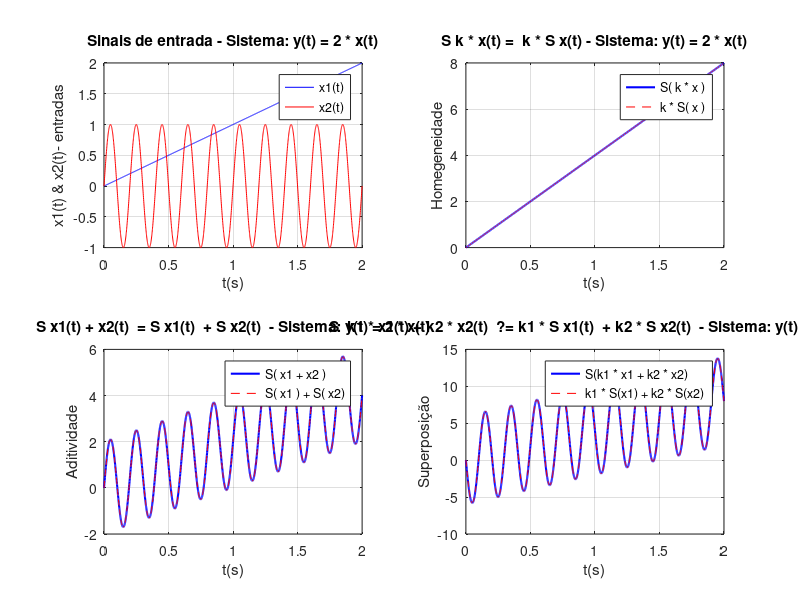

This figure's MATLAB source:
% Script: teste_linearidade_propriedades.m
clear all;
close all;
clc;

t = 0:0.001:2; % eixo dos tempos
x1 = t; % sinal rampa
x2 = sin(10 * pi * t); % sinal senoidal sen(2*pi*f*t) - 5 Hz

% escalares
k1 = 2; k2 = -3;

% definição: y(t) = 2 * x(t)
S = @(x)(2 * x); % função anônima

% teste de homogeneidade (escalamento)
% S( k1 * x1(t) } ?=  k1 * S{ x1(t) }
le_hom = S(k1 * x1); % lado esquerdo da propriedade
ld_hom = k1 * S(x1); % lado direito da propriedade

% teste de aditividade
% S { x1(t) + x2(t) } ?= S{ x1(t) } + S{ x2(t) }
le_ad = S(x1 + x2);
ld_ad = S(x1) + S(x2);

% teste de superposição/linearidade
% S { k1 * x1(t) + k2 * x2(t) } ?= k1 * S{ x1(t) } + k2 * S{ x2(t) }
le_sup = S(k1 * x1 + k2 * x2);
ld_sup = k1 * S(x1) + k2 * S(x2);

% plotagem dos sinais
% Avaliação numerica/qualitativa (incerteza), avaliação analítica(certeira)
% sinais de entrada
subplot(2, 2, 1);
plot(t, x1, 'b', t, x2, 'r');
legend('x1(t)', 'x2(t)');
xlabel('t(s)');
ylabel('x1(t) & x2(t)- entradas');
title('Sinais de entrada - Sistema: y(t) = 2 * x(t)');
grid on;

% propriedade da homogeneidade
subplot(2, 2, 2);
plot(t, le_hom, '-b', 'LineWidth', 1.5, t, ld_hom, '--r');
legend('S( k * x )', 'k * S( x )');
xlabel('t(s)');
ylabel('Homegeneidade');
title('S{ k * x(t)} =  k * S{ x(t)} - Sistema: y(t) = 2 * x(t)');
grid on;

% propriedade de aditividade
subplot(2, 2, 3);
plot(t, le_ad, '-b', 'LineWidth', 1.5, t, ld_ad, '--r');
legend('S( x1 + x2 )', 'S( x1 ) + S( x2)');
xlabel('t(s)');
ylabel('Aditividade');
title('S{ x1(t) + x2(t) } = S{ x1(t) } + S{ x2(t) } - Sistema: y(t) = 2 * x(t)');
grid on;

% propriedade da superposição/linearidade
subplot(2, 2, 4);
plot(t, le_sup, '-b', 'LineWidth', 1.5, t, ld_sup, '--r');
legend('S(k1 * x1 + k2 * x2)', 'k1 * S(x1) + k2 * S(x2)');
xlabel('t(s)');
ylabel('Superposição');
title('S { k1 * x1(t) + k2 * x2(t) } ?= k1 * S{ x1(t) } + k2 * S{ x2(t) } - Sistema: y(t) = 2 * x(t)');
grid on;


